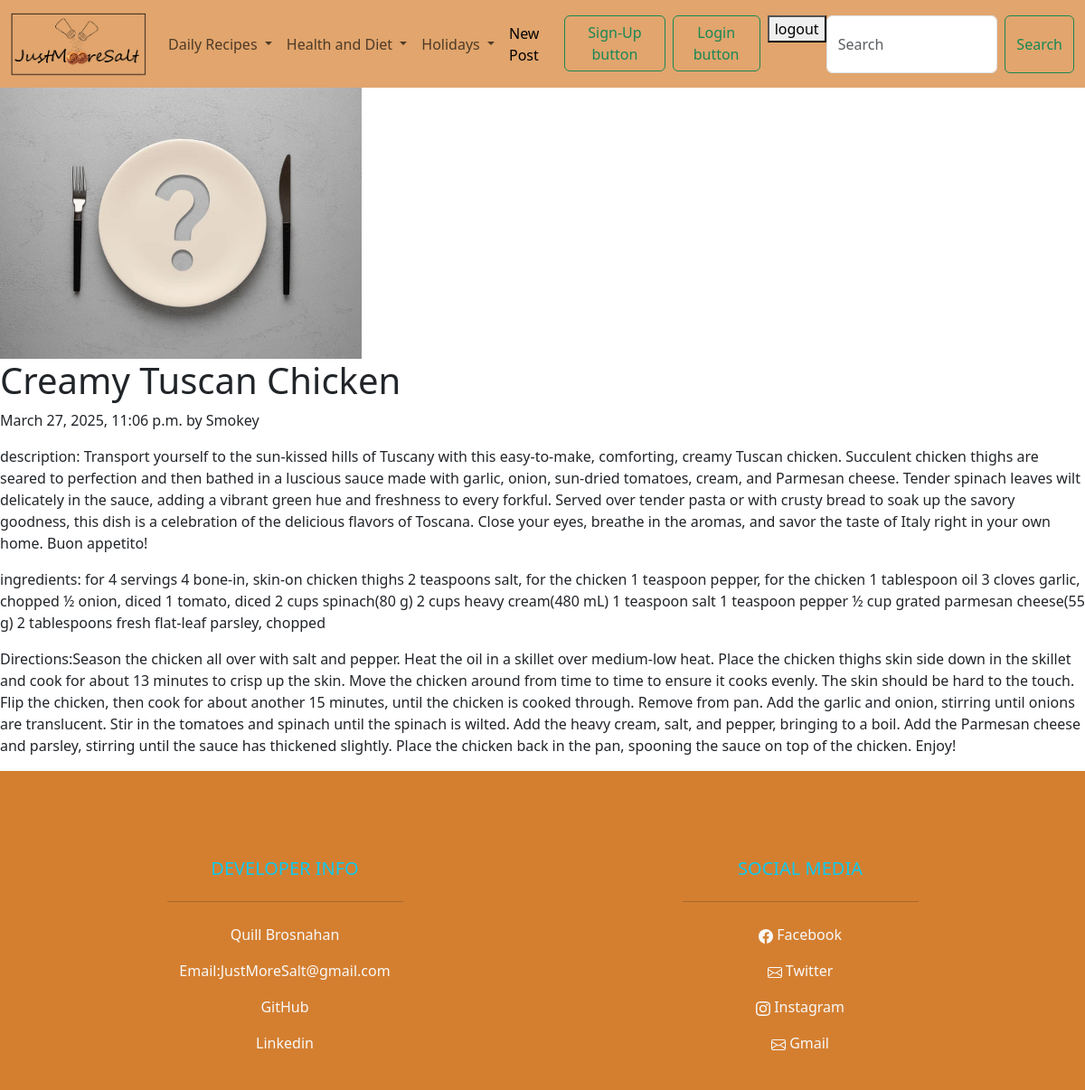
/recipes/creamy-tuscan-chicken, run on an earlier commit of the app's database.
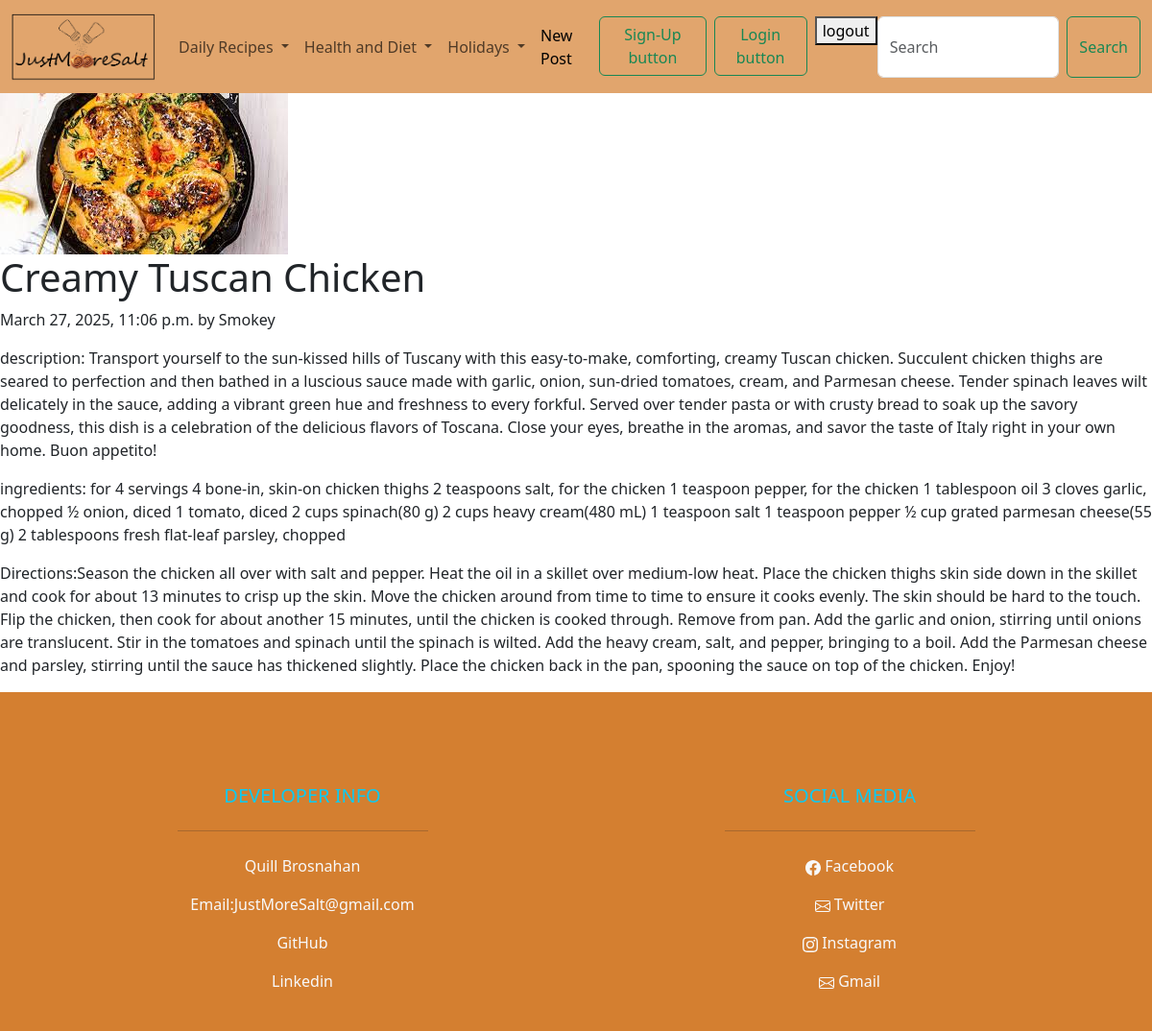
And on a later commit of the database.
### recipes/models.py (models this page shows, shortened)
class Recipe(models.Model):
    title = models.CharField(max_length=100)
    author = models.ForeignKey(User, on_delete=models.CASCADE)
    category = models.ForeignKey(Category, on_delete=models.CASCADE)
    subcategories = models.ManyToManyField(SubCategory, blank=True)
    banner = models.ImageField(upload_to='media', default='fallback.png', blank=True)
    description= models.TextField(default='description')
    brief_description=models.CharField(max_length=600)
    ingredients = models.TextField(default='ingredients:')
    body = models.TextField(default='Directions')
    slug = models.SlugField(unique=True, blank=True)
    date = models.DateTimeField(auto_now_add=True)

### recipes/views.py (the view)
# urls.py: path('<slug:slug>', views.recipe_page, name="page"),
def recipe_page(request, slug):
    recipe = Recipe.objects.get(slug=slug)
    return render(request, 'recipes/recipe_page.html', {'recipe':recipe})

### recipes/context_processors.py (called while the page is built)
def categories_processor(request):
    return {'categories': Category.objects.prefetch_related('subcategories')}

### recipes/templates/recipes/recipe_page.html (shortened to what this page needs)
{% extends "layout.html" %}
{% block content %}
<section>
    <img
        class="banner",
        src="{{ recipe.banner.url }}". style="max-height: 300px; width: auto; object-fit: cover;"
        alt= "{{ recipe.title }}"
        />
    <h1> {{ recipe.title }} </h1>
    <p>{{ recipe.date }} by {{ recipe.author}}</p>
    <p>{{ recipe.description}} </p>
    <p> {{ recipe.ingredients }}
    <p>{{ recipe.body }}</p>
</section>
{% endblock %}

What changed in the data, as far as the page shows it:
changed Recipe "Creamy Tuscan Chicken": banner: a different picture
